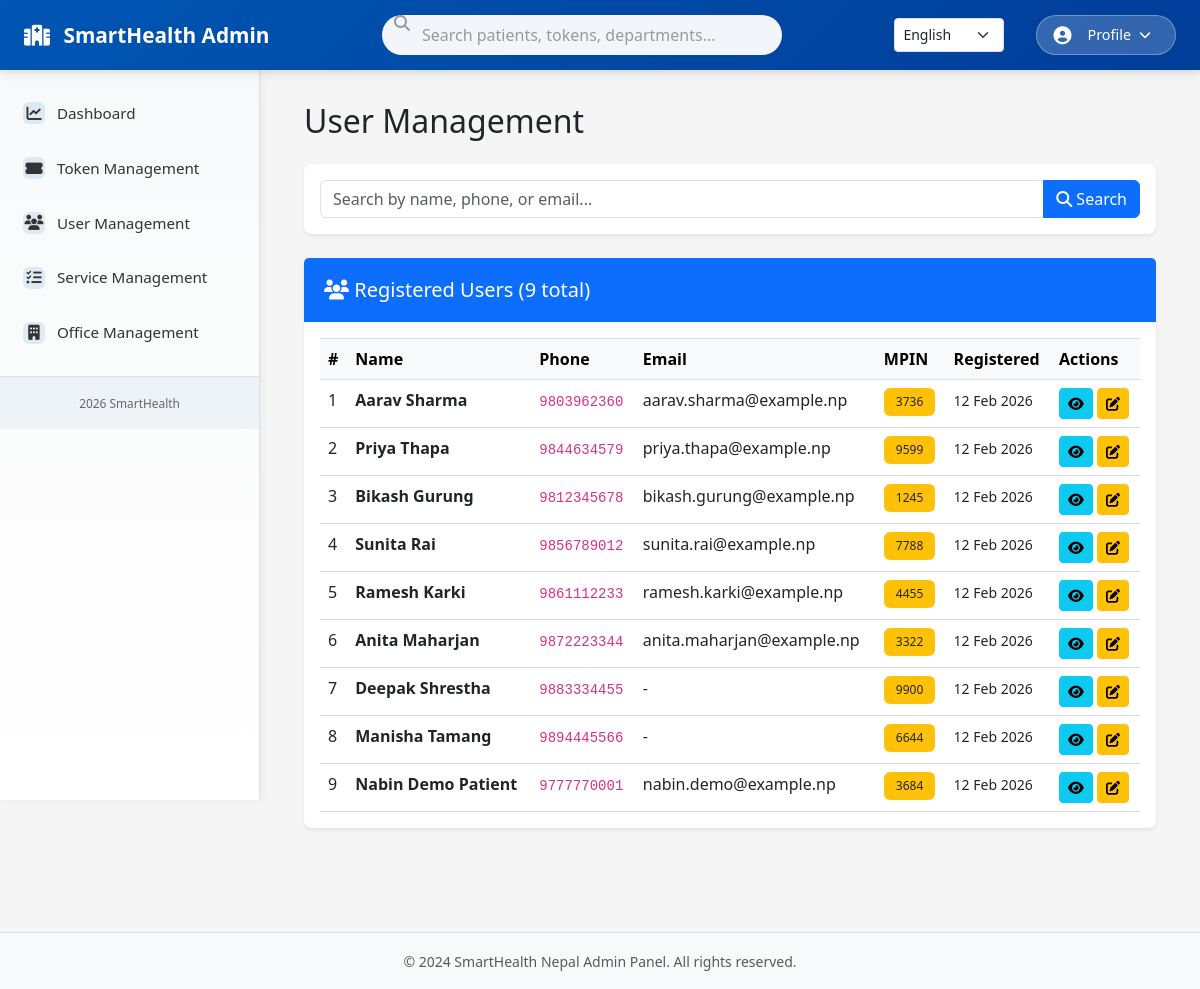
Page /admin/frontend/views/user_management/index.php (signed in) on the committed database.
### tables this page shows
CREATE TABLE `users` (
  `id` int(11) NOT NULL AUTO_INCREMENT,
  PRIMARY KEY (`id`),
  `phone_number` varchar(20) DEFAULT NULL,
  `full_name` varchar(100) DEFAULT NULL,
  `age` int(11) DEFAULT NULL,
  `gender` enum('Male','Female','Other') DEFAULT NULL,
  `email` varchar(100) DEFAULT NULL,
  `district` varchar(100) DEFAULT NULL,
  `municipality` varchar(100) DEFAULT NULL,
  `ward` varchar(50) DEFAULT NULL,
  `latitude` decimal(10,8) DEFAULT NULL,
  `longitude` decimal(11,8) DEFAULT NULL,
  `mpin` varchar(10) DEFAULT NULL,
  `old_mpin` varchar(10) DEFAULT NULL,
  `mpin_generated_at` timestamp NULL DEFAULT NULL,
  `is_pregnant` tinyint(1) DEFAULT 0,
  `chronic_diseases` longtext DEFAULT NULL,
   
  `name` varchar(100) DEFAULT NULL,
  `phone` varchar(20) DEFAULT NULL,
  `language` varchar(10) DEFAULT 'en',
  `created_at` timestamp NOT NULL DEFAULT current_timestamp(),
  `updated_at` timestamp NOT NULL DEFAULT current_timestamp() ON UPDATE current_timestamp(),
  `phone_verified` tinyint(1) DEFAULT 0,
  `avatar_color` varchar(20) DEFAULT 'primary',
  `last_booking_date` timestamp NULL DEFAULT NULL,
  `total_bookings` int(11) DEFAULT 0,
  `blood_type` varchar(10) DEFAULT NULL,
  `allergies` text DEFAULT NULL,
  `emergency_contact` varchar(20) DEFAULT NULL,
  `emergency_contact_name` varchar(100) DEFAULT NULL
);

### admin/backend/lang/en.php (called while the page is built)
<?php
$lang = [
    'dashboard' => 'Dashboard',
    'token_management' => 'Token Management',
    'user_management' => 'User Management',
    'service_management' => 'Service Management',
    'office_management' => 'Office Management',
    'logout' => 'Logout',
    'welcome_admin' => 'Welcome to SmartHealth Admin Panel',
    'active_tokens' => 'Active Tokens',
    'total_patients' => 'Total Patients',
    'pending_services' => 'Pending Services',
    'queue_status' => 'Queue Status',
    'manage_tokens' => 'Manage Tokens',
    'active' => 'Active',
    'missed' => 'Missed',
    'completed' => 'Completed',
    'reschedule' => 'Reschedule',
    'mark_called' => 'Mark as Called',
    'mark_completed' => 'Mark as Completed',
    'manage_users' => 'Manage Users',
    'add_user' => 'Add User',
    'edit_user' => 'Edit User',
    'user_details' => 'User Details',
    'phone' => 'Phone',
    'name' => 'Name',
    'success' => 'Success',
    'error' => 'Error',
    'warning' => 'Warning',
    'loading' => 'Loading...',
];
?>

### admin/frontend/views/user_management/index.php (the view, shortened to what this page needs)
<?php
require_once __DIR__ . '/../../../backend/init.php';
$search = $_GET['search'] ?? '';
$page = $_GET['page'] ?? 1;
$limit = 20;
$offset = ($page - 1) * $limit;
$sql = "SELECT * FROM users";
$sql .= " ORDER BY created_at DESC LIMIT $limit OFFSET $offset";
$result = $db->query($sql);
$users = [];
if ($result) {
    while ($row = $result->fetch_assoc()) {
        $users[] = $row;
    }
}
require_once __DIR__ . '/../layouts/header.php';
require_once __DIR__ . '/../layouts/sidebar.php';
$count_sql = "SELECT COUNT(*) as total FROM users";
$count_result = $db->query($count_sql);
$total = $count_result->fetch_assoc()['total'];
require_once __DIR__ . '/../layouts/header.php';
require_once __DIR__ . '/../layouts/sidebar.php';
?>
<div class="container-fluid">
    <h2 class="mb-4"><?php echo $lang['user_management'] ?? 'User Management'; ?></h2>
    <div class="card shadow-sm mb-4">
        <div class="card-body">
            <form method="GET" class="mb-0">
                <div class="input-group">
                    <input type="text" name="search" class="form-control"
                           placeholder="<?php echo $lang['search'] ?? 'Search by name, phone, or email'; ?>..."
                           value="<?php echo htmlspecialchars($search); ?>">
                    <button class="btn btn-primary" type="submit">
                        <i class="fas fa-search"></i> Search
                    </button>
                </div>
            </form>
        </div>
    </div>
    <div class="card shadow-sm">
        <div class="card-header bg-primary text-white">
            <h5 class="card-title mb-0">
                <i class="fas fa-users"></i> Registered Users (<?php echo $total; ?> total)
            </h5>
        </div>
        <div class="card-body">
            <?php if (empty($users)): ?>
            <div class="alert alert-info">
                <i class="fas fa-info-circle"></i>
                <?php echo $lang['no_users_found'] ?? 'No users found'; ?>
            </div>
            <?php else: ?>
            <div class="table-responsive">
                <table class="table table-hover">
                    <thead class="table-light">
                        <tr>
                            <th>#</th>
                            <th><?php echo $lang['name'] ?? 'Name'; ?></th>
                            <th><?php echo $lang['phone'] ?? 'Phone'; ?></th>
                            <th><?php echo $lang['email'] ?? 'Email'; ?></th>
                            <th><?php echo $lang['mpin'] ?? 'MPIN'; ?></th>
                            <th><?php echo $lang['registered'] ?? 'Registered'; ?></th>
                            <th><?php echo $lang['actions'] ?? 'Actions'; ?></th>
                        </tr>
                    </thead>
                    <tbody>
                        <?php
                        foreach ($users as $i => $user):
                        ?>
                        <tr>
                            <td><?php echo $offset + $i + 1; ?></td>
                            <td>
                                <strong><?php echo htmlspecialchars($user['full_name'] ?? 'N/A'); ?></strong>
                            </td>
                            <td>
                                <code><?php echo htmlspecialchars($user['phone_number']); ?></code>
                            </td>
                            <td>
                                <?php echo htmlspecialchars($user['email'] ?? '-'); ?>
                            </td>
                            <td>
                                <span class="badge bg-warning text-dark">
                                    <?php echo htmlspecialchars($user['mpin'] ?? 'Not Set'); ?>
                                </span>
                            </td>
                            <td>
                                <small><?php echo date('d M Y', strtotime($user['created_at'])); ?></small>
                            </td>
                            <td>
                                <a href="view.php?id=<?php echo $user['id']; ?>" class="btn btn-sm btn-info" title="View Details">
                                    <i class="fas fa-eye"></i>
                                </a>
                                <a href="edit.php?id=<?php echo $user['id']; ?>" class="btn btn-sm btn-warning" title="Edit">
                                    <i class="fas fa-edit"></i>
                                </a>
                            </td>
                        </tr>
                        <?php endforeach; ?>
                    </tbody>
                </table>
            </div>
            <?php endif; ?>
        </div>
    </div>
</div>
<?php
require_once __DIR__ . '/../layouts/footer.php';
?>

### admin/public/assets/css/admin.css (style rules this page uses)
* { margin: 0; padding: 0; box-sizing: border-box; }
body { font-family: 'Segoe UI', Tahoma, Geneva, Verdana, sans-serif; background-color: #f5f5f5; }
.card { border: none; box-shadow: 0 2px 10px rgba(0, 0, 0, 0.05); }

### admin/frontend/views/layouts/header.php (style rules this page uses)
:root { --primary-color: #0056b3; --secondary-color: #6c757d; --success-color: #28a745; --danger-color: #dc3545; --warning-color: #ffc107; --info-color: #17a2b8; }
body { font-family: 'Segoe UI', Tahoma, Geneva, Verdana, sans-serif; background-color: #f5f5f5; padding-top: 70px; }
.card { border: none; border-radius: 8px; box-shadow: 0 2px 8px rgba(0, 0, 0, 0.08); margin-bottom: 1.5rem; }
.card-header { border-radius: 8px 8px 0 0; border: none; padding: 1.25rem; font-weight: 600; }
.table { margin-bottom: 0; }
.table thead { background-color: #f8f9fa; border-top: 1px solid #ddd; }
.table tbody tr { border-bottom: 1px solid #ddd; }
.badge { padding: 0.5rem 0.75rem; font-weight: 500; }

### rows in the picture
users: i "1", full_name "Aarav Sharma", phone_number "9803962360", email "aarav.sharma@example.np", mpin "3736", created_at "12 Feb 2026"
users: i "2", full_name "Priya Thapa", phone_number "9844634579", email "priya.thapa@example.np", mpin "9599", created_at "12 Feb 2026"
users: i "3", full_name "Bikash Gurung", phone_number "9812345678", email "bikash.gurung@example.np", mpin "1245", created_at "12 Feb 2026"
users: i "4", full_name "Sunita Rai", phone_number "9856789012", email "sunita.rai@example.np", mpin "7788", created_at "12 Feb 2026"
users: i "5", full_name "Ramesh Karki", phone_number "9861112233", email "ramesh.karki@example.np", mpin "4455", created_at "12 Feb 2026"
users: i "6", full_name "Anita Maharjan", phone_number "9872223344", email "anita.maharjan@example.np", mpin "3322", created_at "12 Feb 2026"
users: i "7", full_name "Deepak Shrestha", phone_number "9883334455", email "-", mpin "9900", created_at "12 Feb 2026"
users: i "8", full_name "Manisha Tamang", phone_number "9894445566", email "-", mpin "6644", created_at "12 Feb 2026"
users: i "9", full_name "Nabin Demo Patient", phone_number "9777770001", email "nabin.demo@example.np", mpin "3684", created_at "12 Feb 2026"

### other values in the picture
$lang['dashboard'] "Dashboard"
$lang['token_management'] "Token Management"
$lang['user_management'] "User Management"
$lang['service_management'] "Service Management"
$lang['office_management'] "Office Management"
$total "9"
$lang['name'] "Name"
$lang['phone'] "Phone"
$lang['email'] "Email"
$lang['mpin'] "MPIN"
$lang['registered'] "Registered"
$lang['actions'] "Actions"
